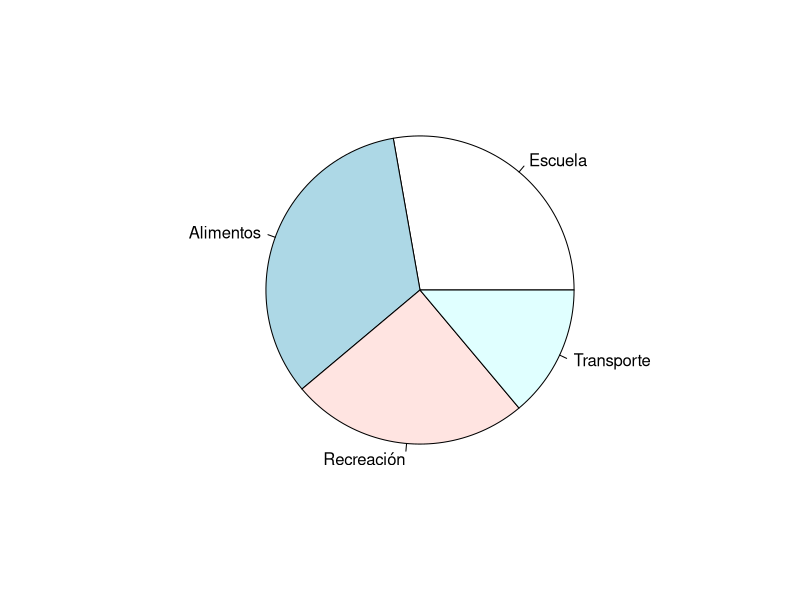

The R source for this figure:
## ---- chunk 1
10+5 
## ---- chunk 2
10/5 
## ---- chunk 3
saludo = "Hola mundo" 
saludo 
## ---- chunk 4
x <- 10+5 
## ---- chunk 5
x <-10+5
y <- x+5
y 
## ---- chunk 6
X <- c(1,2,3) 
X 
## ---- chunk 7
X <- 1:3 
X 
## ---- chunk 8
rep(1, times=3)  
## ---- chunk 9
edad_familia <- c(45,43,13,8,5)
## ---- chunk 10
edad_familia <- c(45,43,13,8,5)
edad_familia[1]
## ---- chunk 11
edad_familia <- c(45,43,13,8,5)
mean(edad_familia)
## ---- chunk 12
x <- matrix(data = 1:9, nrow=3, ncol=3, byrow = TRUE)
x
apply(x,2,mean)
## ---- chunk 13
gastos = c(Escuela=100, Alimentos=120, Recreación=90, Transporte=50) 
pie(gastos) 
## ---- chunk 14
if(10%%2==0){ 
  print("Es par") 
}else{ 
  print("Es impar") 
} 
## ---- chunk 15
set.seed(1) 
ifelse(10%%2==0,"Par","Impar")  
## ---- chunk 16
for(i in 1:5){ 
  print(i) 
} 
## ---- chunk 17
i = 1 
while(i < 50){ 
  i = i * 2 
  print(i) 
} 
